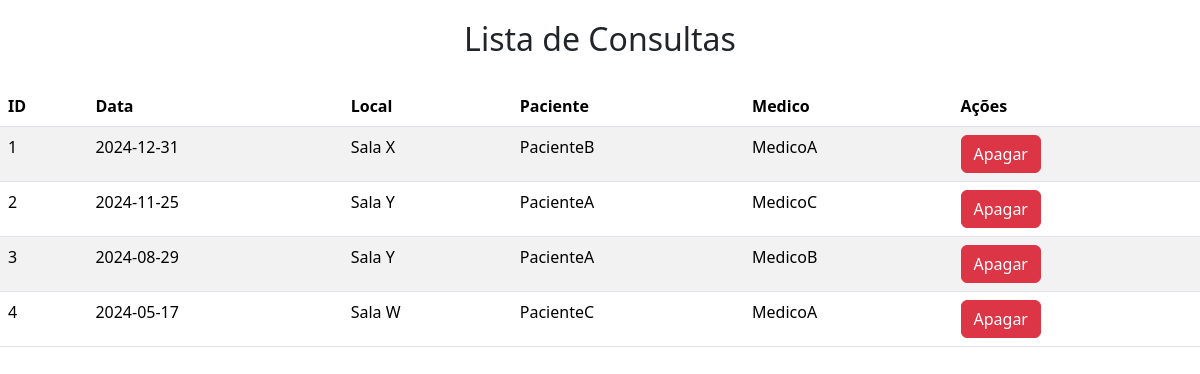
The page /listarConsultas.php (signed in) on the database its author committed.
### tables this page shows
CREATE TABLE IF NOT EXISTS `consulta` (
  `idconsulta` INT NOT NULL AUTO_INCREMENT,
  `data` DATE NOT NULL,
  `local` VARCHAR(20) NOT NULL,
  `paciente_idpaciente` INT NOT NULL,
  `medico_idmedico` INT NOT NULL,
  PRIMARY KEY (`idconsulta`),
  INDEX `fk_consulta_paciente_idx` (`paciente_idpaciente` ASC) VISIBLE,
  INDEX `fk_consulta_medico1_idx` (`medico_idmedico` ASC) VISIBLE,
  CONSTRAINT `fk_consulta_paciente`
    FOREIGN KEY (`paciente_idpaciente`)
    REFERENCES `paciente` (`idpaciente`)
    ON DELETE NO ACTION
    ON UPDATE NO ACTION,
  CONSTRAINT `fk_consulta_medico1`
    FOREIGN KEY (`medico_idmedico`)
    REFERENCES `medico` (`idmedico`)
    ON DELETE NO ACTION
    ON UPDATE NO ACTION);

CREATE TABLE IF NOT EXISTS `paciente` (
  `idpaciente` INT NOT NULL AUTO_INCREMENT,
  `nome` VARCHAR(100) NOT NULL,
  `cpf` VARCHAR(14) NULL,
  `telefone` VARCHAR(9) NULL,
  PRIMARY KEY (`idpaciente`));

CREATE TABLE IF NOT EXISTS `medico` (
  `idmedico` INT NOT NULL AUTO_INCREMENT,
  `nome` VARCHAR(45) NOT NULL,
  `crm` VARCHAR(45) NOT NULL,
  `area` VARCHAR(45) NOT NULL,
  PRIMARY KEY (`idmedico`));

### public/listarConsultas.php (the view, shortened to what this page needs)
<!DOCTYPE html>
<html lang="en">
<head>
    <link href="https://cdn.jsdelivr.net/npm/bootstrap@5.3.3/dist/css/bootstrap.min.css" rel="stylesheet">
    <link rel="stylesheet" href="./css/estilo.css">
</head>
<body>
    <h2>Lista de Consultas</h2>
    <table class="table table-striped">
        <thead>
            <tr>
                <th>ID</th>
                <th>Data</th>
                <th>Local</th>
                <th>Paciente</th>
                <th>Medico</th>
                <th>Ações</th>
            </tr>
        </thead>
        <?php
        require_once "../controle/conexao.php";
        $sql = "SELECT * FROM consulta";
        $resultados = mysqli_query($conexao, $sql);
        while ($linha = mysqli_fetch_array($resultados)) {
            $id = $linha['idconsulta'];
            $data = $linha['data'];
            $local = $linha['local'];
            $paciente = $linha['paciente_idpaciente'];
            $sql2 = "SELECT nome FROM paciente WHERE idpaciente = $paciente";
            $resultados2 = mysqli_query($conexao, $sql2);
            $linha2 = mysqli_fetch_array($resultados2);
            $paciente_nome = $linha2['nome'];
            $medico = $linha['medico_idmedico'];
            $sql3 = "SELECT nome FROM medico WHERE idmedico = $medico";
            $resultados3 = mysqli_query($conexao, $sql3);
            $linha3 = mysqli_fetch_array($resultados3);
            $medico_nome = $linha3['nome'];
            echo "<tr>";
            echo "<td>$id</td>";
            echo "<td>$data</td>";
            echo "<td>$local</td>";
            echo "<td>$paciente_nome</td>";
            echo "<td>$medico_nome</td>";
            echo "<td><a href='../controle/deletarPaciente.php?id=$id' class='btn btn-danger'>Apagar</a></td>";
            echo "</tr>";
        }
        ?>
    </table>
</body>
</html>

### public/css/estilo.css (style rules this page uses)
h2 { text-align: center; padding: 20px; }

### rows shown on the page
consulta: idconsulta "1", data "2024-12-31", local "Sala X", paciente_idpaciente.nome "PacienteB", medico_idmedico.nome "MedicoA"
consulta: idconsulta "2", data "2024-11-25", local "Sala Y", paciente_idpaciente.nome "PacienteA", medico_idmedico.nome "MedicoC"
consulta: idconsulta "3", data "2024-08-29", local "Sala Y", paciente_idpaciente.nome "PacienteA", medico_idmedico.nome "MedicoB"
consulta: idconsulta "4", data "2024-05-17", local "Sala W", paciente_idpaciente.nome "PacienteC", medico_idmedico.nome "MedicoA"
